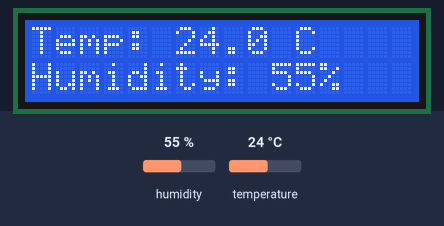
This sketch was run on a simulated Arduino Uno, built with avr-gcc and run on an emulated ATmega328P. Shown: 16×2 character LCD. Inputs (shaded band) come from the test bench; at power-on: humidity 55 %, temperature 24 °C.

Above: at 3.2 s.
3.3 s: humidity set to 22 %
At 5.6 s:
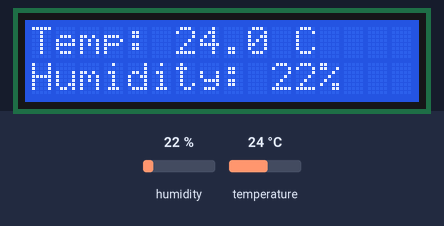
6.0 s: temperature set to 12 °C
At 6.9 s:
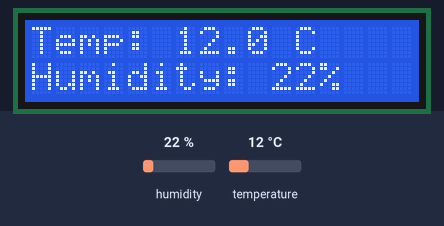
8.7 s: humidity set to 40 %
At 10.7 s:
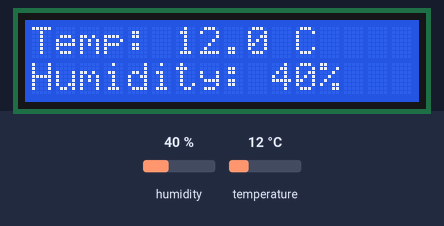
11.7 s: temperature set to 19 °C
At 13.3 s:
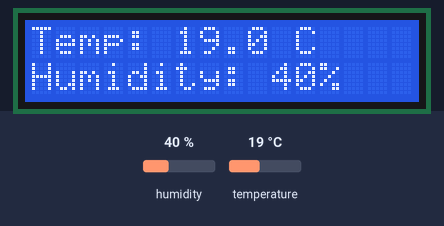
Timing chart, 0 to 14.8 s (numbered marks = the images above; inputs shaded):
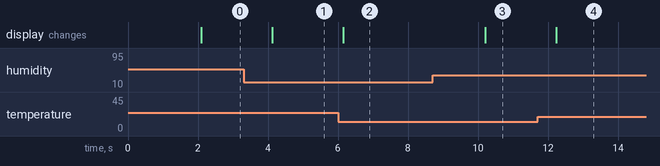

The sketch:

07-weather-station.ino
```cpp
/*
 * Project 07: Weather Station
 *
 * What this does: reads temperature and humidity from a sensor
 *                 and shows them on a small LCD screen —
 *                 like a mini weather station!
 *
 * Parts needed:
 *   - 1 × DHT11 sensor (blue, 3 or 4 legs)
 *   - 1 × LCD 16x2 screen (the long blue display)
 *   - 1 × resistor (10k ohm — brown, black, orange, gold stripes) for DHT11
 *   - 1 × potentiometer (to adjust LCD contrast)
 *   - jumper wires
 *
 * Libraries used:
 *   - DHT sensor library (by Adafruit) — reads the DHT11
 *   - LiquidCrystal (built-in) — controls the LCD screen
 *
 * Written for children — every line is explained!
 */

#include <DHT.h>           // include the DHT sensor library
#include <LiquidCrystal.h> // include the LCD screen library

#define DHT_PIN  2         // DHT11 data wire connects to pin 2
#define DHT_TYPE DHT11     // tell the library we have a DHT11 (not DHT22)

// Create a DHT sensor object — this is our "remote control" for the sensor
DHT dht(DHT_PIN, DHT_TYPE);

// Create an LCD object — tell it which Arduino pins it is connected to
// Order: RS pin, E pin, D4 pin, D5 pin, D6 pin, D7 pin
LiquidCrystal lcd(7, 8, 9, 10, 11, 12);

// setup() runs once when the Arduino turns on
void setup() {
  dht.begin();       // start the DHT11 sensor
  lcd.begin(16, 2);  // start the LCD — 16 columns, 2 rows

  // Show a welcome message on the screen
  lcd.print("Weather Station!");
  delay(2000);       // keep the welcome message for 2 seconds
  lcd.clear();       // clear the screen before showing data
}

// loop() runs over and over, forever
void loop() {
  // Read the temperature in Celsius from the DHT11 sensor
  float temperature = dht.readTemperature();

  // Read the humidity as a percentage (0–100%)
  float humidity = dht.readHumidity();

  // Check if the readings are valid
  // isnan() means "is not a number" — sensors can fail sometimes
  if (isnan(temperature) || isnan(humidity)) {
    lcd.clear();               // clear the screen
    lcd.print("Sensor error"); // show an error message
    delay(2000);               // wait 2 seconds before trying again
    return;                    // skip the rest of loop() and start over
  }

  // --- Show temperature on the top row of the screen ---
  lcd.setCursor(0, 0);          // move cursor to column 0, row 0 (top-left)
  lcd.print("Temp: ");          // print the label
  lcd.print(temperature, 1);   // print temperature with 1 decimal place
  lcd.print(" C");              // print the unit

  // --- Show humidity on the bottom row ---
  lcd.setCursor(0, 1);          // move cursor to column 0, row 1 (bottom row)
  lcd.print("Humidity: ");      // print the label
  lcd.print(humidity, 0);       // print humidity as a whole number
  lcd.print("%");               // print the unit

  delay(2000);  // wait 2 seconds before reading again
}
```

Measured:
- after the input at 3.3 s, the display: changes after 0.82 s (image 1)
- after the input at 6.0 s, the display: changes after 0.15 s (image 2)
- after the input at 8.7 s, the display: changes after 1.5 s (image 3)
- after the input at 11.7 s, the display: changes after 0.53 s (image 4)
